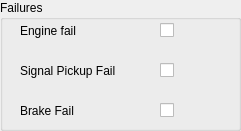
   <widget class="QGroupBox" name="failGroup">
    <property name="geometry">
     <rect>
      <x>410</x>
      <y>290</y>
      <width>241</width>
      <height>131</height>
     </rect>
    </property>
    <property name="title">
     <string>Failures</string>
    </property>
    <widget class="QCheckBox" name="bFailCheck">
     <property name="geometry">
      <rect>
       <x>160</x>
       <y>100</y>
       <width>16</width>
       <height>20</height>
      </rect>
     </property>
     <property name="text">
      <string/>
     </property>
    </widget>
    <widget class="QCheckBox" name="sFailCheck">
     <property name="geometry">
      <rect>
       <x>160</x>
       <y>60</y>
       <width>16</width>
       <height>20</height>
      </rect>
     </property>
     <property name="text">
      <string/>
     </property>
    </widget>
    <widget class="QLabel" name="sFailLabel">
     <property name="geometry">
      <rect>
       <x>20</x>
       <y>50</y>
       <width>101</width>
       <height>41</height>
      </rect>
     </property>
     <property name="frameShape">
      <enum>QFrame::NoFrame</enum>
     </property>
     <property name="text">
      <string>Signal Pickup Fail</string>
     </property>
    </widget>
    <widget class="QLabel" name="bFailLabel">
     <property name="geometry">
      <rect>
       <x>20</x>
       <y>90</y>
       <width>101</width>
       <height>41</height>
      </rect>
     </property>
     <property name="frameShape">
      <enum>QFrame::NoFrame</enum>
     </property>
     <property name="text">
      <string>Brake Fail</string>
     </property>
    </widget>
    <widget class="QCheckBox" name="eFailCheck">
     <property name="geometry">
      <rect>
       <x>160</x>
       <y>20</y>
       <width>16</width>
       <height>20</height>
      </rect>
     </property>
     <property name="text">
      <string/>
     </property>
    </widget>
    <widget class="QLabel" name="eFailLabel">
     <property name="geometry">
      <rect>
       <x>20</x>
       <y>10</y>
       <width>101</width>
       <height>41</height>
      </rect>
     </property>
     <property name="frameShape">
      <enum>QFrame::NoFrame</enum>
     </property>
     <property name="text">
      <string>Engine fail</string>
     </property>
    </widget>
   </widget>
